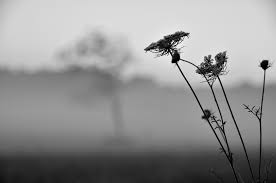
#> input picture assignment4_files/img_1.jpeg, 276 x 183 px
$ jupyter execute --allow-errors 4_detection.ipynb
#> lines starting #> are read from the running program, lines starting #| are printed output that depends on the picture
#> further down, image is the input picture: shape (183, 276, 3); min 0, max 255, mean 145.5
### assignment4_files/hogvis.py
import matplotlib.pyplot as plt
import numpy as np
import skimage.draw

def hogvis(descriptor,bsize=8,norient=9):
    """
    This function visualizes a hog descriptor using little
    icons to indicate orientation. We follow the convention
    that the first orientation bin starts at a gradient
    orientations of -pi/2 and the last bin ends at pi/2

    Parameters
    ----------
    descriptor : 3D float array
         HOG descriptor values

    bsize : int
        The size of the spatial bins in pixels, defaults to 8

    norient : int
        The number of orientation histogram bins, defaults to 9

    Returns
    -------
    hog_image : 2D float array
        Visualization of the hog descriptor with oriented line segments.

    """

    d_h = descriptor.shape[0]
    d_w = descriptor.shape[1]
    hog_image = np.zeros((d_h*bsize,d_w*bsize), dtype=float)

    #radius of a spatial bin
    radius = bsize // 2
    orient = np.arange(norient)

    #angle of bin mid-points 0..pi
    orient_angle = (np.pi * (orient + .5) / norient)

    #end points of a line at each orientation
    vr = -(radius-0.5) * np.cos(orient_angle)
    vc = (radius-0.5) * np.sin(orient_angle)

    for r in range(d_h):
        for c in range(d_w):
            for o, dr, dc in zip(orient,vr,vc):
                centre = tuple([r*bsize + radius, c*bsize + radius])
                rr, cc = skimage.draw.line(int(centre[0] - dc), int(centre[1] + dr),
                                          int(centre[0] + dc), int(centre[1] - dr))
                hog_image[rr,cc] += descriptor[r, c, o]

    return hog_image


# [16 lines left out: function test_hogvis, not called in this run]

### assignment4_files/4_detection.ipynb
# Object Detection (due Saturday 3/9/2019)

In this assignment, you will develop an object detector based on gradient features and sliding window classification. A set of test images and ***hogvis.py*** are provided in the Canvas assignment directory

---

***Name:Simrik Manandhar***

***SID:32369856***

---

[cell 1]
import numpy as np
import matplotlib.pyplot as plt
import math

---
# 1. Image Gradients [20 pts]

Write a function that takes a grayscale image as input and returns two arrays the same size as the image, the first of which contains the magnitude of the image gradient at each pixel and the second containing the orientation.

Your function should filter the image with the simple x- and y-derivative filters described in class. Once you have the derivatives you can compute the orientation and magnitude of the gradient vector at each pixel. You should use  ***scipy.ndimage.correlate*** with the 'nearest' option in order to nicely handle the image boundaries.

Include a visualization of the output of your gradient calculate for a small test image. For displaying the orientation result, please uses a cyclic colormap such as "hsv" or "twilight".  (see https://matplotlib.org/tutorials/colors/colormaps.html)

[cell 2]
#we will only use:  scipy.ndimage.correlate
from scipy import ndimage

def mygradient(image):
    """
    This function takes a grayscale image and returns two arrays of the
    same size, one containing the magnitude of the gradient, the second
    containing the orientation of the gradient.


    Parameters
    ----------
    image : 2D float array of shape HxW
         An array containing pixel brightness values

    Returns
    -------
    mag : 2D float array of shape HxW
        gradient magnitudes

    ori : 2Dfloat array of shape HxW
        gradient orientations in radians
    """

    # your code goes here
    #check for the grayscsle?


    filter_x=np.array([[-1,1]])
    filter_y=np.array([[-1],[1]])

    der_x=ndimage.correlate(image,filter_x,mode='nearest')
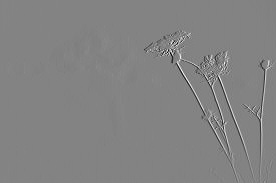
#> der_x: shape (183, 276) float64; min -0.863, max 0.816, mean 0.000133; drawn with min black and max white
    der_y=ndimage.correlate(image,filter_y,mode='nearest')
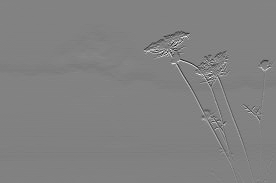
#> der_y: shape (183, 276) float64; min -0.934, max 0.895, mean -0.00382; drawn with min black and max white

    der_xsq=np.square(der_x)
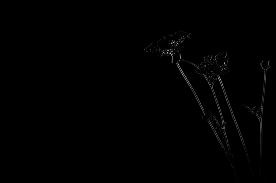
#> der_xsq: shape (183, 276) float64; min 0, max 0.745, mean 0.00474
    der_ysq=np.square(der_y)

    mag=np.sqrt(der_xsq+der_ysq)
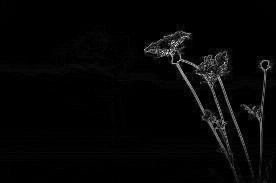
#> mag: shape (183, 276) float64; min 0, max 1.13, mean 0.0282; drawn with min black and max white

    der_x[np.where(der_x==0)]=1e-16
    der_div=np.divide(der_y,der_x)
    ori=np.arctan(der_div)
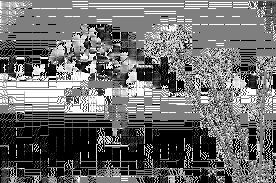
#> ori: shape (183, 276) float64; min -1.57, max 1.57, mean -0.218; drawn with min black and max white

    return (mag,ori)

[cell 3]
#
# Demonstrate your mygradient function here by loading in a grayscale
# image, calling mygradient, and visualizing the resulting magnitude
# and orientation images. For visualizing orientation image, I suggest
# using the hsv or twilight colormap.
#

image = plt.imread('img_1.jpeg')
if (image.dtype == np.uint8):
    image = image.astype(float) / 256
image=np.mean(image,-1)
plt.imshow(image,cmap=plt.cm.gray)
plt.show()

(mag,ori) = mygradient(image)

#visualize results.
plt.imshow(mag,cmap=plt.cm.gray)
plt.show()

#for orientation use cyclic colormap
plt.imshow(ori, cmap=plt.cm.hsv)
plt.show()

---

# 2. Histograms of Gradient Orientations [25 pts]

Write a function that computes gradient orientation histograms over each 8x8 block of pixels in an image. Your function should bin the orientation into 9 equal sized bins between -pi/2 and pi/2. The input of your function will be an image of size HxW. The output should be a three-dimensional array ***ohist*** whose size is (H/8)x(W/8)x9 where ***ohist[i,j,k]*** contains the count of how many edges of orientation k fell in block (i,j). If the input image dimensions are not a multiple of 8, you should use ***np.pad*** with the ***mode=edge*** option to pad the width and height up to the nearest integer multiple of 8.

To determine if a pixel is an edge, we need to choose some threshold. I suggest using a threshold that is 10% of the maximum gradient magnitude in the image. Since each 8x8 block will contain a different number of edges, you should normalize the resulting histogram for each block to sum to 1 (i.e., ***np.sum(ohist,axis=2)*** should be 1 at every  location).

I would suggest your function loops over the orientation bins. For each orientation bin you'll need to identify those pixels in the image whose magnitude is above the threshold and whose orientation falls in the given bin. You can do this easily in numpy using logical operations in order to generate an array the same size as the image that contains Trues at the locations of every edge pixel that falls in the given orientation bin and is above threshold. To collect up pixels in each 8x8 spatial block you can use the function ***ski.util.view_as_windows(...,(8,8),step=8)*** and ***np.count_nonzeros*** to count the number of edges in each block.

Test your code by creating a simple test image (e.g. a white disk on a black background), computing the descriptor and using the provided function ***hogvis*** to visualize it.

Note: in the discussion above I have assumed 8x8 block size and 9 orientations. In your code you should use the parameters ***bsize*** and ***norient*** in place of these constants.

[cell 4]
#we will only use:  ski.util.view_as_windows for computing hog descriptor
import skimage as ski

def hog(image,bsize=8,norient=9):

    """
    This function takes a grayscale image and returns a 3D array
    containing the histogram of gradient orientations descriptor (HOG)
    We follow the convention that the histogram covers gradients starting
    with the first bin at -pi/2 and the last bin ending at pi/2.

    Parameters
    ----------
    image : 2D float array of shape HxW
         An array containing pixel brightness values

    bsize : int
        The size of the spatial bins in pixels, defaults to 8

    norient : int
        The number of orientation histogram bins, defaults to 9

    Returns
    -------
    ohist : 3D float array of shape (H/bsize,W/bsize,norient)
        edge orientation histogram

    """


    # determine the size of the HOG descriptor
    (h,w) = image.shape
    h2 = int(np.ceil(h/float(bsize)))
    w2 = int(np.ceil(w/float(bsize)))
    ohist = np.zeros((h2,w2,norient))

    # pad the input image on right and bottom as needed so that it
    # is a multiple of bsize

    pw = (0,w2*bsize-w)
    ph = (0,h2*bsize-h)
    image = np.pad(image,(ph,pw),'edge')

    # make sure we did the padding correctly
    assert(image.shape==(h2*bsize,w2*bsize))

    # compute image gradients
    (mag,ori) = mygradient(image)


    # choose a threshold which is 10% of the maximum gradient magnitude in the image
    thresh = 0.1*np.max(mag)

    # separate out pixels into orientation channels, dividing the range of orientations
    # [-pi/2,pi/2] into norient equal sized bins and count how many fall in each block
    # as a sanity check, make sure every pixel gets assigned to at most 1 bin.
    bincount = np.zeros((h2*bsize,w2*bsize))
    #check the condition in the thing inside the function
    ori_range=-(np.pi)/2
    step=np.pi/norient
    for i in range(norient):
        #create a binary image containing 1s for pixels at the ith
        #orientation where the magnitude is above the threshold.
        B = np.ones(image.shape)
        mag_true=mag>thresh
        lower_range=ori>=ori_range
        higher_range=ori<=(ori_range+step)
        B=np.multiply(lower_range,higher_range)
        B=np.multiply(mag_true,B)


        ori_range=ori_range+step
        #sanity check
        bincount = bincount + B

        #pull out non-overlapping bsize x bsize blocks
        chblock = ski.util.view_as_windows(B,(bsize,bsize),step=bsize)

        #sum up the count for each block and store the results

        ohist[:,:,i] = np.count_nonzero(chblock,axis=(2,3))

    assert(np.all(bincount<=1))

    # lastly, normalize the histogram so that the sum along the orientation dimension is 1
    # note: don't divide by 0! If there are no edges in a block (i.e. the sum of counts
    # is 0) then your code should leave all the values as zero.

    #normalizing stuff
    s=np.sum(ohist,axis=2)+1.e-16
    for i in range(norient):
        ohist[:,:,i] = np.divide(ohist[:,:,i], s)

    assert(ohist.shape==(h2,w2,norient))

    return ohist

[cell 5]
#provided function for visualizing hog descriptors
import hogvis as hogvis

#
# generate a simple test image... a 80x80 image
# with a circle of radius 30 in the center
#
[yy,xx] = np.mgrid[-44:44,-44:44]
im = np.array((xx*xx+yy*yy<=30*30),dtype=float)
plt.imshow(im)
plt.show()
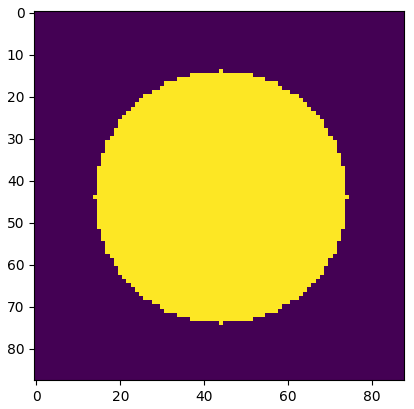
#> figure drawn by matplotlib, 1 panel
#
# display the image and the output of hogvis
#
hog=hog(im)
image = hogvis.hogvis(hog)

plt.imshow(image)
plt.show()
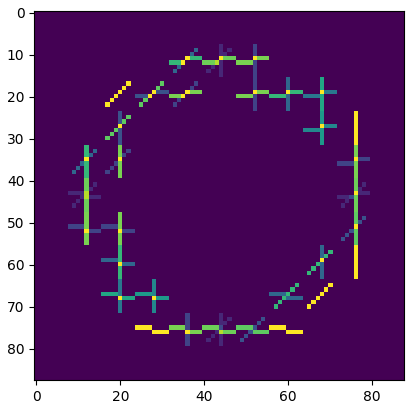
#> figure drawn by matplotlib, 1 panel

---
# 3. Detection [25 pts]

Write a function that takes a template and an image and returns the top detections found in the image. Your function should follow the definition given below.

In your function you should first compute the histogram-of-gradient-orientation feature map for the image, then correlate the template with the feature map. Since the feature map and template are both three dimensional, you will want to filter each orientation separately and then sum up the results to get the final response. If the image of size HxW then this final response map will be of size (H/8)x(W/8).

When constructing the list of top detections, your code should implement non-maxima suppression so that it doesn't return overlapping detections. You can do this by sorting the responses in descending order of their score. Every time you add a detection to the list to return, check to make sure that the location of this detection is not too close to any of the detections already in the output list. You can estimate the overlap by computing the distance between a pair of detections and checking that the distance is greater than say 70% of the width of the template.

Your code should return the locations of the detections in terms of the original image pixel coordinates (so if your detector had a high response at block **[i,j]** in the response map, then you should return **(8i,8j)** as the pixel coordinates).

I have provided a function for visualizing the resulting detections which you can use to test your detect function. Please include some visualization of a simple test case.

[cell 6]
#we will only use:  scipy.ndimage.correlate
from scipy import ndimage

# [97 lines left out: function detect, not called in this run]

[cell 7]
import matplotlib.patches as patches

# [43 lines left out: function plot_detections, not called in this run]

[cell 8]
#
# sketch of some simple test code, modify as needed
#

#create a synthetic image
[yy,xx] = np.mgrid[-40:40,-40:40]
im1 = np.array((xx*xx+yy*yy<=30*30),dtype=float)
[yy,xx] = np.mgrid[-60:20,-60:20]
im2 = np.array((xx*xx+yy*yy<=25*25),dtype=float)
im = 0.5*im1+0.5*im2

#compute feature map with default parameters
#> (the rest of this cell did not finish here and is left out)

---
# 4. Learning Templates [15 pts]

The final step is to implement a function to learn a template from positive and negative examples. Your code should take a collection of cropped positive and negative examples of the object you are interested in detecting, extract the features for each, and generate a template by taking the average positive template minus the average negative template.

[cell 9]
from skimage import transform
def learn_template(posfiles,negfiles,tsize=np.array([16,16]),bsize=8,norient=9):
    """
    This function takes a list of positive images that contain cropped
    examples of an object + negative files containing cropped background
    and a template size. It produces a HOG template and generates visualization
    of the examples and template

    Parameters
    ----------
    posfiles : list of str
         Image files containing cropped positive examples

    negfiles : list of str
        Image files containing cropped negative examples

    tsize : (int,int)
        The height and width of the template in blocks

    Returns
    -------
    template : float array of size tsize x norient
        The learned HOG template

    """
#> called with tsize = array of shape (2,), bsize = 8, norient = 9

    #compute the template size in pixels
    #corresponding to the specified template size (given in blocks)
    tsize_pix=bsize*tsize

    #figure to show positive training examples
    fig1 = plt.figure()
    pltct = 1

    #accumulate average positive and negative templates
    pos_t = np.zeros((tsize[0],tsize[1],norient),dtype=float)
    for file in posfiles:
        #load in a cropped positive example
        img = plt.imread(file)
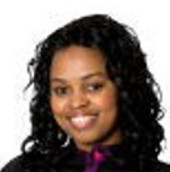
#> input picture assignment4_files/images/faces/pos1.jpeg, 170 x 172 px
#> img is the input picture: shape (172, 170, 3); mean R, G, B 132.9, 120.8, 115.1

        #convert to grayscale and resize to fixed dimension tsize_pix
        #using skimage.transform.resize if needed.
        img=np.mean(img,-1)
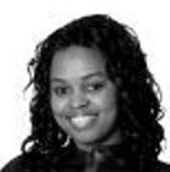
#> img: shape (172, 170) float64; min 0, max 255, mean 122.9

        resized_img=transform.resize(img,tsize_pix)

        #display the example. if you want to train with a large # of examples,
        #you may want to modify this, e.g. to show only the first 5.
        if( pltct <= len(negfiles) and pltct <= 5):
            ax = fig1.add_subplot(len(posfiles),1,pltct)
            ax.imshow(resized_img,cmap=plt.cm.gray)
        pltct = pltct + 1

        #extract feature
        fmap = hog(resized_img)

        #compute running average
        pos_t = pos_t+fmap

    pos_t = (1/len(posfiles))*pos_t
    fig1.show()

    # repeat same process for negative examples
    fig2 = plt.figure()
    pltct = 1
    neg_t = np.zeros((tsize[0],tsize[1],norient),dtype=float)
    for file in negfiles:
        img=plt.imread(file)
        img=np.mean(img,-1)
        resized_img=transform.resize(img,tsize_pix)
        if(pltct <=len(negfiles) and pltct <= 5):
            ax = fig2.add_subplot(len(negfiles),1,pltct)
            ax.imshow(resized_img,cmap=plt.cm.gray)
        pltct = pltct + 1

        fmap=hog(resized_img)
        neg_t=neg_t+fmap


    neg_t = (1/len(negfiles))*neg_t
    fig2.show()
    plt.show()
    # add code here to visualize the positive and negative parts of the template
    # using hogvis. you should separately visualize pos_t and neg_t rather than
    # the final tempalte.

    print("Positive:")
    pos_temp = hogvis.hogvis(pos_t)
    plt.imshow(pos_temp)
    plt.show()
    print("Negative:")
    neg_temp = hogvis.hogvis(neg_t)
    plt.imshow(neg_temp)
    plt.show()
    # now construct our template as the average positive minus average negative
    template = pos_t - neg_t


    return template

---
# 5. Experiments [15 pts]

Test your detection by training a template and running it on a test image.

In your experiments and writeup below you should include: (a) a visualization of the positive and negative patches you use to train the template and corresponding hog feature, (b) the detection results on the test image. You should show (a) and (b) for ***two different object categories***, the provided face test images and another category of your choosing (e.g. feel free to experiment with detecting cat faces, hands, cups, chairs or some other type of object).  Additionaly, please include results of testing your detector where there are at least 3 objects to detect (this could be either 3 test images which each have one or more objects, or a single image with many (more than 3) objects). Your test image(s) should be distinct from your training examples. Finally, write a brief (1 paragraph) discussion of where the detector works well and when it fails. Describe some ways you might be able to make it better.

NOTE 1: You will need to create the cropped test examples to pass to your ***learn_template***. You can do this by  cropping out the examples by hand (e.g. using an image editing tool). You should attempt to crop them out in the most consistent way possible, making sure that each example is centered with the same size and aspect ratio. Negative examples can be image patches that don't contain the object of interest. You should crop out negative examples with roughly the same resolution as the positive examples.

NOTE 2: For the best result, you will want to test on images where the object is the same size as your template. I recommend using the default ***bsize*** and ***norient*** parameters for all your experiments. You will likely want to modify the template size as needed

## Experiment 1: Face detection

[cell 10]
# assume template is 16x16 blocks, you may want to adjust this
# for objects of different size or aspect ratio.
# compute image a template size
bsize=8
tsize=np.array([16,16])  #height and width in blocks
tsize_pix = bsize*tsize  #height and width in pixels
posfiles = ('images/faces/pos1.jpeg','images/faces/pos2.jpeg','images/faces/pos3.jpg','images/faces/pos4.jpeg','images/faces/pos5.jpeg','images/faces/pos6.jpeg','images/faces/pos7.jpeg')
negfiles = ('images/faces/neg1.jpeg','images/faces/neg2.jpeg','images/faces/neg3.jpeg','images/faces/neg4.jpeg','images/faces/neg5.jpeg','images/faces/neg6.jpeg','images/faces/neg7.jpeg')
# call learn_template to learn and visualize the template and training data
#> (the rest of this cell did not finish here and is left out)

## Experiment 2: ??? detection

[cell 11]
# assume template is 16x16 blocks, you may want to adjust this

# for objects of different size or aspect ratio.
# compute image a template size
bsize=8
tsize=np.array([15,15]) #height and width in blocks
tsize_pix = bsize*tsize #height and width in pixels
posfiles = ('images/signs/pos1.jpeg','images/signs/pos2.jpeg','images/signs/pos3.jpeg','images/signs/pos4.jpeg',
'images/signs/pos5.jpeg','images/signs/pos6.jpeg','images/signs/pos7.jpeg')
negfiles = ('images/signs/neg1.jpeg','images/signs/neg2.jpeg','images/signs/neg3.jpeg','images/signs/neg4.jpeg',
'images/signs/neg5.jpeg','images/signs/neg6.jpeg','images/signs/neg7.jpeg')
# call learn_template to learn and visualize the template and training data
#> (the rest of this cell did not finish here and is left out)

#> call 2 of learn_template, with tsize = array of shape (2,), bsize = 8, norient = 9
#> in learn_template (call 2), `resized_img=transform.resize(img,tsize_pix)`:
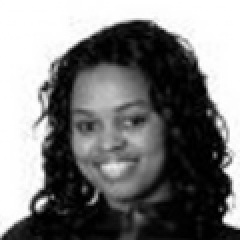
#> resized_img: shape (120, 120) float64 (shown 2 times larger); min 3.07e-05, max 255, mean 122.9
